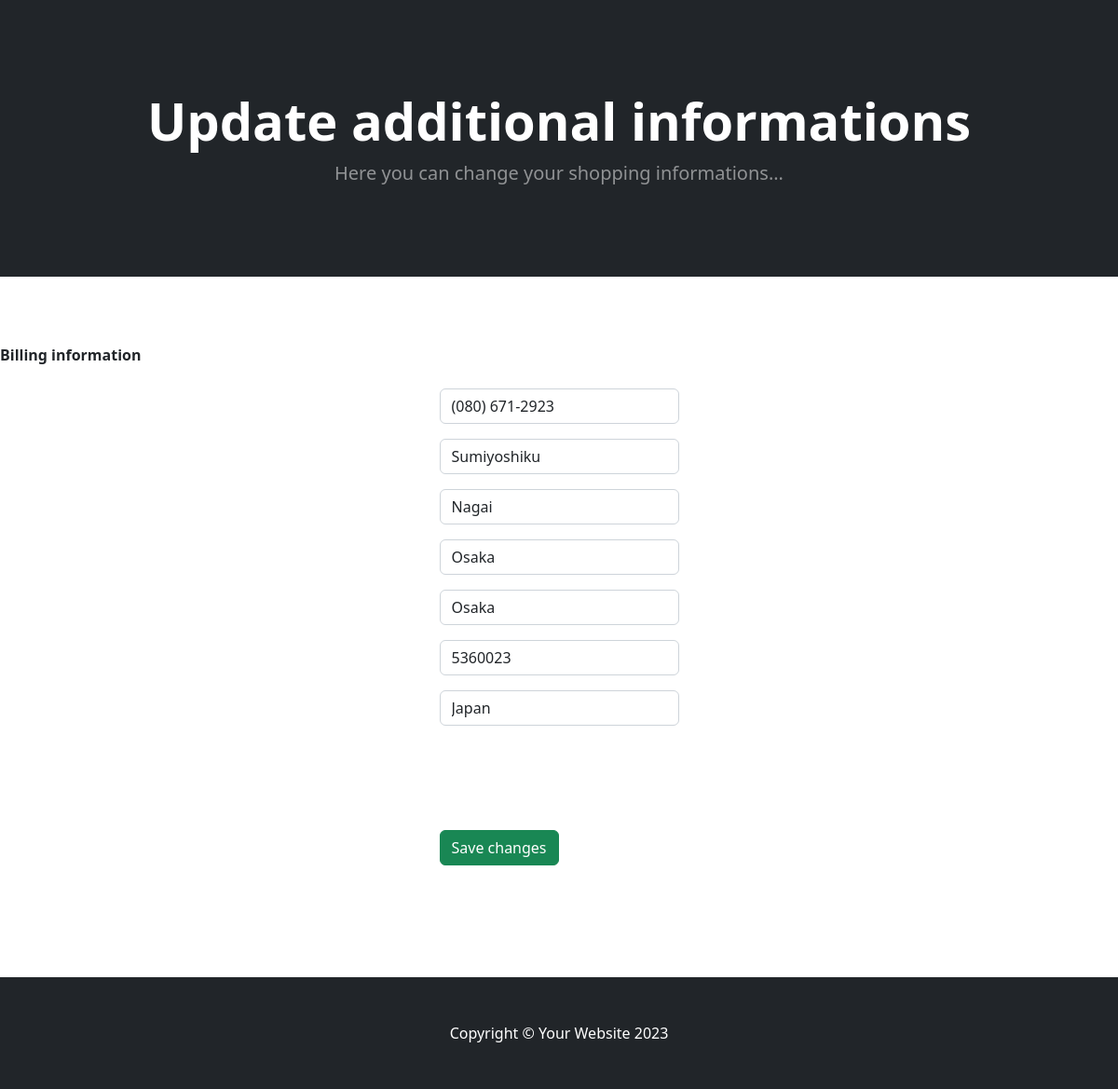
The page /info-update/ (signed in) on the database its author committed.
### store/models.py (models this page shows, shortened)
class Profile(models.Model):
    user = models.OneToOneField(User, on_delete=models.CASCADE)
    date_modified = models.DateTimeField(User, auto_now=True)
    phone = models.CharField(max_length=20, blank=True)
    adress1 = models.CharField(max_length=200, blank=True)
    adress2 = models.CharField(max_length=200, blank=True)
    city = models.CharField(max_length=200, blank=True)
    state = models.CharField(max_length=200, blank=True)
    zipcode = models.CharField(max_length=200, blank=True)
    country = models.CharField(max_length=200, blank=True)
    cart = models.CharField(max_length=200, blank=True, null=True)
    def create_profile(sender, instance, created, **kwargs):
        if created:
            user_profile = Profile(user=instance)
            user_profile.save()
    post_save.connect(create_profile, sender=User)

### store/views.py (the view)
# urls.py: path('info-update/', info_update, name='info_update'),
def info_update(request):
    if request.user.is_authenticated:
        user = request.user
        profile, created = Profile.objects.get_or_create(user=user)
        form = UserInfoForm(request.POST or None, instance=profile)
        if form.is_valid():
            form.save()
            messages.success(request, 'Your informations has been changed...')
            return redirect('store:home')
        return render(request, 'store/info_update.html', {'form': form})
    else:
        messages.success(request, 'You must be logged in...')
        return redirect('store:home')

### store/forms.py
class UserInfoForm(forms.ModelForm):
    phone = forms.CharField(label='', widget=forms.TextInput(attrs={'class': 'form-control', 'placeholder': 'Your phone number...'}), required=False)
    adress1 = forms.CharField(label='', widget=forms.TextInput(attrs={'class': 'form-control', 'placeholder': 'Your adress...'}), required=False)
    adress2 = forms.CharField(label='', widget=forms.TextInput(attrs={'class': 'form-control', 'placeholder': 'Your adress...'}), required=False)
    city = forms.CharField(label='', widget=forms.TextInput(attrs={'class': 'form-control', 'placeholder': 'Your city...'}), required=False)
    state = forms.CharField(label='', widget=forms.TextInput(attrs={'class': 'form-control', 'placeholder': 'Your state...'}), required=False)
    zipcode = forms.CharField(label='', widget=forms.TextInput(attrs={'class': 'form-control', 'placeholder': 'Your zipcode...'}), required=False)
    country = forms.CharField(label='', widget=forms.TextInput(attrs={'class': 'form-control', 'placeholder': 'Your country...'}), required=False)
    class Meta:
        model = Profile
        fields = ('phone', 'adress1', 'adress2', 'city', 'state', 'zipcode', 'country')

### cart/context_processors.py (called while the page is built)
def cart(request):
    return {'cart': Cart(request)}

### templates/store/info_update.html (shortened to what this page needs)
{% extends 'base.html' %}
{% block content %}
<header class="bg-dark py-5">
    <div class="container px-4 px-lg-5 my-5">
        <div class="text-center text-white">
            <h1 class="display-4 fw-bolder">Update additional informations</h1>
            <p class="lead fw-normal text-white-50 mb-0">Here you can change your shopping informations...</p>
        </div>
    </div>
</header>
<strong>Billing information</strong>
<div class="d-flex justify-content-center">
  <form method="post" action="{% url 'store:info_update' %}"> {% csrf_token %}
      {{ form.as_p }}
  <button  type="submit" data-mdb-button-init data-mdb-ripple-init class="btn btn-success btn-block mb-4">Save changes</button>
</form>
</div>
{% endblock content %}

### rows shown on the page
Profile: phone "(080) 671-2923", adress1 "Sumiyoshiku", adress2 "Nagai", city "Osaka", state "Osaka", zipcode "5360023", country "Japan"
